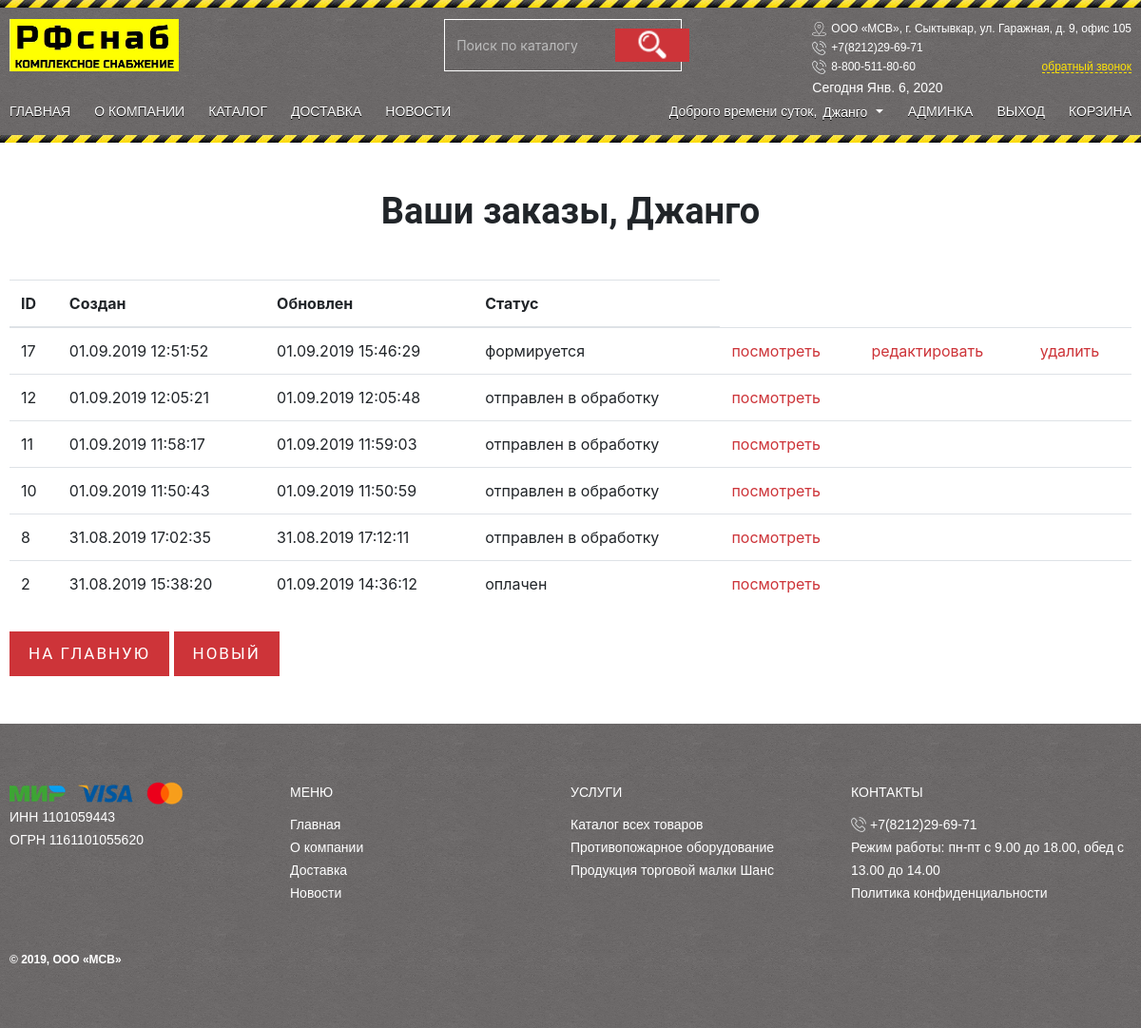
Screenshot of /order/ (signed in) with the database file from the repository.
### authapp/models.py (models this page shows, shortened)
class ShopUser(AbstractUser):
    avatar = models.ImageField(verbose_name='аватар',
                               upload_to='users_avatars',
                               blank=True,
                               default='users_avatars/default_avatar.png')
    age = models.PositiveIntegerField(verbose_name='возраст', default=18)
    activation_key = models.CharField(verbose_name='ключ подтверждения',
                                      max_length=128, blank=True)
    activation_key_expires = models.DateTimeField(verbose_name='актуальность ключа',
                                                  default=(now() + timedelta(hours=48)))

### ordersapp/models.py (models this page shows, shortened)
class Order(models.Model):
    FORMING = 'FM'
    SENT_TO_PROCEED = 'STP'
    PROCEEDED = 'PRD'
    PAID = 'PD'
    READY = 'RDY'
    CANCEL = 'CNC'
    ORDER_STATUS_CHOICES = (
        (FORMING, 'формируется'),
        (SENT_TO_PROCEED, 'отправлен в обработку'),
        (PAID, 'оплачен'),
        (PROCEEDED, 'обрабатывается'),
        (READY, 'готов к выдаче'),
        (CANCEL, 'отменен'),
    )
    user = models.ForeignKey(settings.AUTH_USER_MODEL, on_delete=models.CASCADE)
    created = models.DateTimeField(verbose_name='создан', auto_now_add=True)
    updated = models.DateTimeField(verbose_name='обновлен', auto_now=True)
    status = models.CharField(verbose_name='статус', max_length=3, choices=ORDER_STATUS_CHOICES, default=FORMING)
    is_active = models.BooleanField(verbose_name='активен', default=True)
    class Meta:
        ordering = ('-created',)
        verbose_name = 'заказ'
        verbose_name_plural = 'заказы'

### ordersapp/views.py (the view)
class OrderList(ListView):
    model = Order
    def get_queryset(self):
        return Order.objects.filter(user=self.request.user)
    def get_context_data(self, **kwargs):
        context = super(OrderList, self).get_context_data(**kwargs)
        context['page_title'] = 'список заказов'
        return context

### mainapp/context_processors.py (called while the page is built)
def basket(request):
    basket = []
    if request.user.is_authenticated:
        basket = Basket.objects.filter(user=request.user)
    return {
        'basket': basket,
    }

def products_menu(request):
    products_menu = ProductCategory.objects.all().exclude(is_active=False).order_by('name')
    return {
        'products_menu': products_menu,
    }

### ordersapp/templates/ordersapp/order_list.html
{% extends 'mainapp/base.html' %}
{% load staticfiles %}
{% block content-container %}
    <div class="content-container_on_main">
        <div class="registration_title title">
            Ваши заказы, {% if user.first_name %}{{ user.first_name|title }}{% else %}Пользователь{% endif %}
        </div>
        <table class="table orders_list">
            <thead>
            <tr>
                <th>ID</th>
                <th>Создан</th>
                <th>Обновлен</th>
                <th>Статус</th>
            </tr>
            </thead>
            <tbody>
            {% for item in object_list %}
                {% if item.is_active %}
                    <tr>
                        <td class="td1 orders_list">{{ item.pk }}</td>
                        <td>{{ item.created|date:"d.m.Y H:i:s" }}</td>
                        <td>{{ item.updated|date:"d.m.Y H:i:s" }}</td>
                        <td>{{ item.get_status_display }}</td>
                        <td>
                            <a href="{% url 'ordersapp:order_read' item.pk %}" class="order_link">посмотреть</a>
                        </td>
                        <td>
                            {% if item.status == 'FM' %}
                                <a href="{% url 'ordersapp:order_update' item.pk %}" class="order_link">редактировать</a>
                            {% endif %}
                        </td>
                        <td>
                            {% if item.status == 'FM' %}
                                <a href="{% url 'ordersapp:order_delete' item.pk %}" class="order_link">удалить</a>
                            {% endif %}
                        </td>
                    </tr>
                {% endif %}
            {% endfor %}
            </tbody>
        </table>
        <button class="btn_cart">
            <a href="{% url 'main:index' %}">
                на главную
            </a>
        </button>
        <button class="btn_cart">
            <a href="{% url 'ordersapp:order_create' %}">
                новый
            </a>
        </button>
    </div>
{% endblock %}

### mainapp/templates/mainapp/includes/inc__menu_wrapper.html (shortened to what this page needs)
<div class="menu-wrapper">
    <ul class="left-menu">
        <li><a href="{% url 'main:index' %}" class="menu-link-left">Главная</a></li>
        <li><a href="#" class="menu-link-left">О компании</a></li>
        <li><a href="{% url 'main:shop' %}" class="menu-link-left">Каталог</a></li>
        <li><a href="#" class="menu-link-left">Доставка</a></li>
        <li><a href="{% url 'news:index' %}" class="menu-link-left">Новости</a></li>
    </ul>
    <ul class="right-menu">
    {% if user.is_authenticated %}
        <li>
        <p class="welcome_text">Доброго времени суток, </p>
        </li>
        <li>
            <div class="dropdown">
  <button class="btn btn-dropdown-link dropdown-toggle" type="button"
          id="dropdownMenuButton" data-toggle="dropdown">
    <p class="welcome_text">{{ user.first_name|default:'Пользователь' }} </p>
  </button>
</div>
    </li>
     {% endif %}
        <li>
            {% if user.is_superuser %}
                <a href="{% url 'myadmin:index' %}" class="menu-link-right">
                    Админка
                </a>
            {% endif %}
        </li>
        <li>
            {% if user.is_authenticated %}
                <a href="{% url 'auth:logout' %}" class="menu-link-right">Выход</a>
            {% else %}
                <a href="{% url 'auth:login' %}" class="menu-link-right">Личный кабинет</a>
            {% endif %}
        </li>
        <li><a href="{% url 'basket:index' %}" class="menu-link-right">Корзина</a></li>
    </ul>
</div>

### static/css/style.css (style rules this page uses)
* { margin: 0; padding: 0; box-sizing: border-box; outline: 0 !important; }
html, body { height: 100%; }
p { font-family: RobotoRegular, sans-serif;; font-size: 16px; font-weight: 500; line-height: 24px; margin-bottom: 0px; }
.menu-link-left { padding-right: 25px; color: #8c8c8c; font-family: RobotoRegular, sans-serif; font-weight: 100; font-size: 14px; transition: color 250ms ease; color: #ffffff; text-transform: uppercase; text-decoration: none; text-shadow: 0 1px 0 #000; }
.left-menu { display: flex; list-style: none; margin-bottom: 0px; }
.right-menu { display: flex; list-style: none; margin-bottom: 0px; }
.menu-wrapper { display: flex; justify-content: space-between; }
.menu-link-right { padding-left: 25px; color: #8c8c8c; font-family: RobotoRegular, sans-serif; font-weight: 100; font-size: 14px; transition: color 250ms ease; color: #ffffff; text-transform: uppercase; text-decoration: none; text-shadow: 0 1px 0 #000; }
.registration_title { font-family: Roboto, sans-serif; font-size: 38px; line-height: 44px; font-weight: bold; }
.btn_cart { background-color: #cd3439; padding: 15px 20px; transition: all 250ms ease; font-family: Roboto, sans-serif; font-size: 17px; line-height: 1em; letter-spacing: 2px; text-transform: uppercase; color: #fff; border: none; cursor: pointer; display: inline-block; text-decoration: none; margin-top: 10px; }
.welcome_text { font-family: RobotoRegular, sans-serif; font-weight: 100; font-size: 14px; color: #ffffff; display: inline-block; line-height: 0px; text-shadow: 0 1px 0 #000; margin-bottom: 0px; }
.content-container_on_main { max-width: 1200px; padding: 0px 10px; margin: 0px auto 50px; }
.btn-dropdown-link { color: #fff; padding: 0; vertical-align: top; background-color: transparent; border-color: transparent; margin-left: 5px; }
.title { margin-top: 50px; margin-bottom: 50px; text-align: center; }
.btn_cart a { color: #fff; text-decoration: none; }
.order_link { color: #cd3439; transition: all 250ms ease; }

### rows the page displays
ShopUser: first_name "Джанго"
Order: pk "17", created "01.09.2019 12:51:52", updated "01.09.2019 15:46:29", status "формируется", shows "редактировать", shows "удалить"
Order: pk "12", created "01.09.2019 12:05:21", updated "01.09.2019 12:05:48", status "отправлен в обработку"
Order: pk "11", created "01.09.2019 11:58:17", updated "01.09.2019 11:59:03", status "отправлен в обработку"
Order: pk "10", created "01.09.2019 11:50:43", updated "01.09.2019 11:50:59", status "отправлен в обработку"
Order: pk "8", created "31.08.2019 17:02:35", updated "31.08.2019 17:12:11", status "отправлен в обработку"
Order: pk "2", created "31.08.2019 15:38:20", updated "01.09.2019 14:36:12", status "оплачен"
